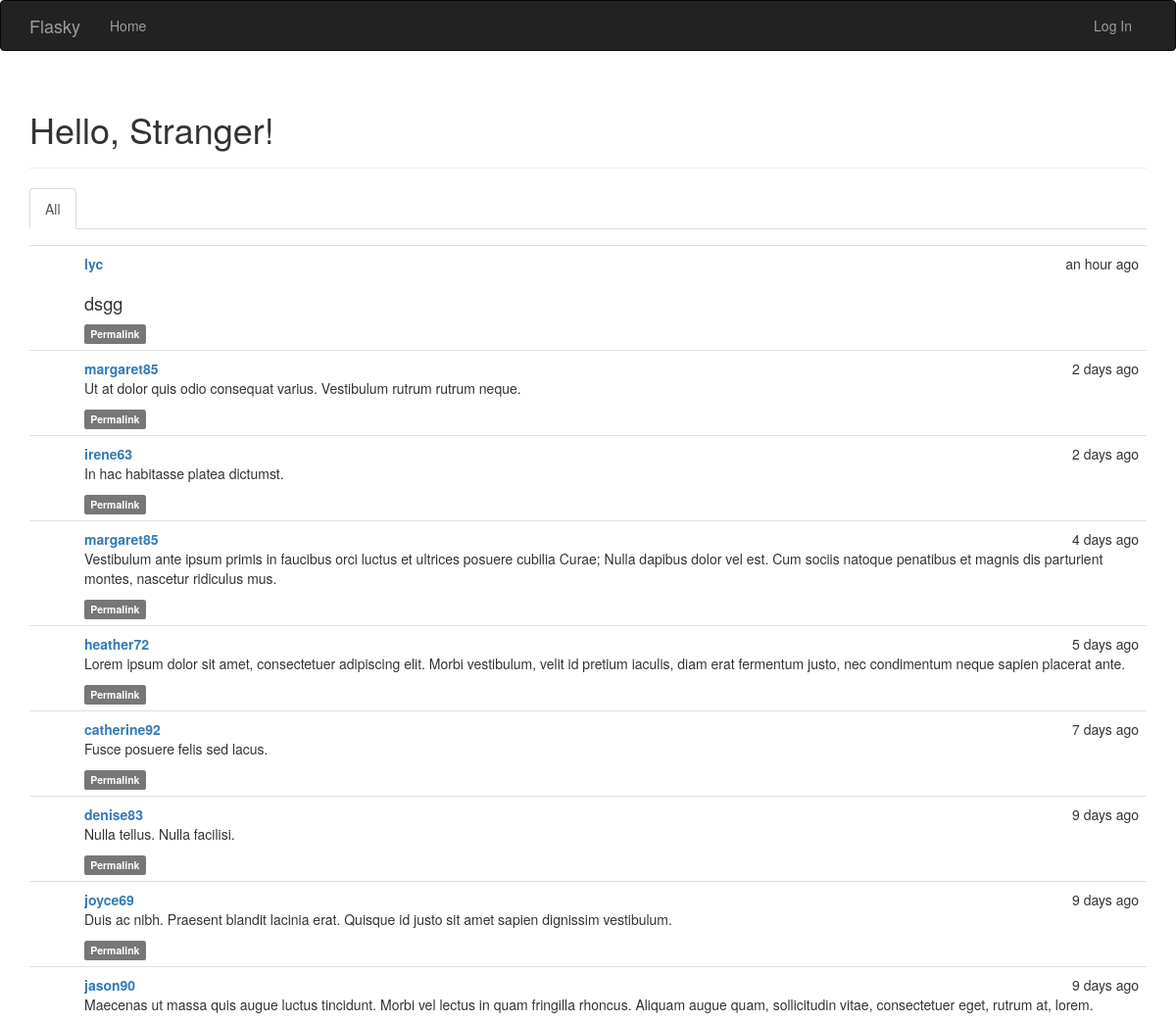
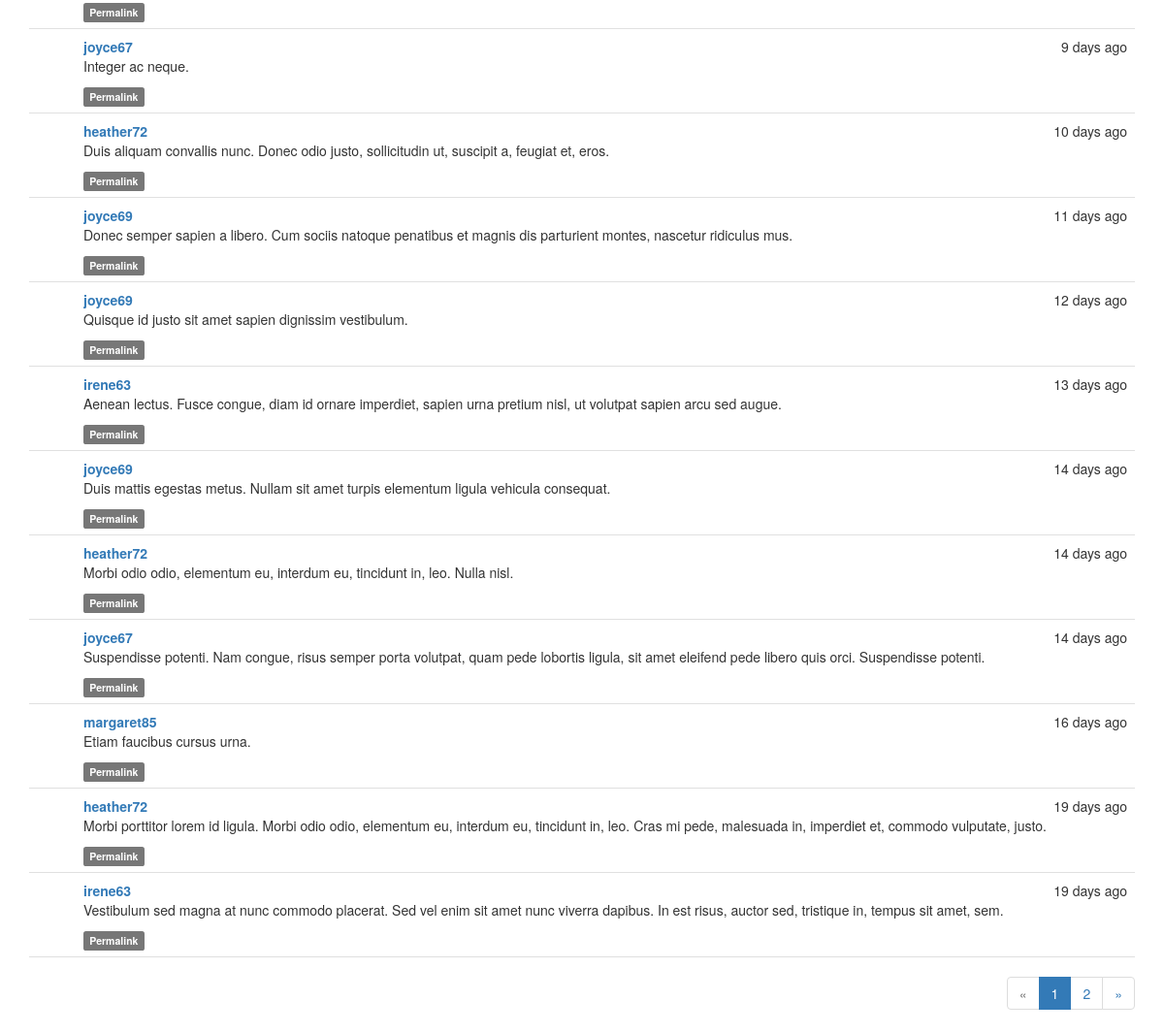
The page / on the database its author committed (2 pictures, top to bottom).
### app/models.py (models this page shows, shortened)
class Post(db.Model):
	__tablename__ = 'posts'
	id = db.Column(db.Integer, primary_key = True)
	body = db.Column(db.Text)
	timestamp = db.Column(db.DateTime, index = True, default = datetime.utcnow)
	author_id = db.Column(db.Integer, db.ForeignKey('users.id'))
	body_html = db.Column(db.Text)

class User(UserMixin, db.Model):
	__tablename__ = 'users'
	id = db.Column(db.Integer, primary_key=True)
	username = db.Column(db.String(64), unique=True, index=True)
	role_id = db.Column(db.Integer, db.ForeignKey('roles.id'))
	password_hash = db.Column(db.String(128))
	email = db.Column(db.String(64), unique = True, index = True)
	confirmed = db.Column(db.Boolean, default = False)
	name = db.Column(db.String(64))
	location = db.Column(db.String(64))
	about_me = db.Column(db.Text())
	member_since = db.Column(db.DateTime(), default = datetime.utcnow)
	last_seen = db.Column(db.DateTime(), default = datetime.utcnow)
	posts = db.relationship('Post', backref = 'author', lazy = 'dynamic')
	followed = db.relationship('Follow',
								foreign_keys = [Follow.follower_id],
								backref = db.backref('follower', lazy = 'joined'),
								lazy = 'dynamic',
								cascade = 'all, delete-orphan')
	followers = db.relationship('Follow',
								foreign_keys = [Follow.followed_id],
								backref = db.backref('followed', lazy = 'joined'),
								lazy = 'dynamic',
								cascade = 'all, delete-orphan')
	@property
	def password(self):
		raise AttributeError('password is not a readable attribute')

### app/main/views.py (the view)
@main.route('/', methods = ['GET', 'POST'])
def index():
	form = PostForm()
	if current_user.can(Permission.WRITE_ARTICLES) and \
			form.validate_on_submit():
		post = Post(body = form.body.data,
					author = current_user._get_current_object())
		db.session.add(post)
		return redirect(url_for('.index'))
	page = request.args.get('page', 1, type = int)
	show_followed = False
	if current_user.is_authenticated:
		show_followed = bool(request.cookies.get('show_followed', ''))
	if show_followed:
		query = current_user.followed_posts
	else:
		query = Post.query
	pagination = query.order_by(Post.timestamp.desc()).paginate(
		page, per_page = current_app.config['FLASKY_POSTS_PER_PAGE'],
		error_out = False)
	posts = pagination.items
	return render_template('index.html', form = form, posts = posts,
							show_followed = show_followed, pagination = pagination)

### app/auth/views.py (called while the page is built)
@auth.before_app_request
def before_request():
	if current_user.is_authenticated:
		current_user.ping()
		if not current_user.confirmed\
				and request.endpoint[:5] != 'auth.'\
				and request.endpoint != 'static':
			return redirect(url_for('auth.unconfirmed'))

### app/main/__init__.py (called while the page is built)
@main.app_context_processor
def inject_permission():
	return dict(Permission = Permission)

### app/models.py (called while the page is built)
	def can(self, permissions):
		return False

	def is_administrator(self):
		return False

### app/templates/index.html (shortened to what this page needs)
{% extends "base.html" %}
{% import "bootstrap/wtf.html" as wtf %}
{% import "_macros.html" as macros %}
{% block page_content %}
<div class="page-header">
	<h1>Hello, {% if current_user.is_authenticated %}{{ current_user.username }}{% else %}Stranger{% endif %}!</h1>
</div>
<div class="post-tabs">
	<ul class="nav nav-tabs">
		<li{% if not show_followed %} class="active"{% endif %}><a href="{{ url_for('.show_all') }}">All</a></li>
	</ul>
	{% include '_posts.html' %}
</div>
{% if pagination %}
<div class = "pagination">
	{{ macros.pagination_widget(pagination, '.index') }}
</div>
{% endif %}
{% endblock %}

### app/templates/_posts.html (shortened to what this page needs)
<ul class="posts">
	{% for post in posts %}
	<li class="post">
		<div class="post-content">
			<div class="post-date">{{ moment(post.timestamp).fromNow() }}</div>
			<div class="post-author"><a href="{{ url_for('.user', username=post.author.username) }}">{{ post.author.username }}</a></div>
			<div class="post-body">
				{% if post.body_html %}
					{{ post.body_html | safe }}
				{% else %}
					{{ post.body }}
				{% endif %}
			</div>
			<div class = "post-footer">
				<a href = "{{ url_for('.post', id = post.id) }}">
					<span class = "label label-default">Permalink</span>
				</a>
			</div>
		</div>
	</li>
	{% endfor %}
</ul>

### app/static/styles.css (style rules this page uses)
ul.posts { list-style-type: none; padding: 0px; margin: 16px 0px 0px 0px; border-top: 1px solid #e0e0e0; }
ul.posts li.post { padding: 8px; border-bottom: 1px solid #e0e0e0; }
div.post-date { float: right; }
div.post-author { font-weight: bold; }
div.post-content { margin-left: 48px; min-height: 48px; }
div.pagination { width: 100%; text-align: right; padding: 0px; margin: 0px; }
.post-body h2 { font-size: 130%; }

### rows shown on the page
Post: timestamp "an hour ago", author.username "lyc", body_html "dsgg"
Post: timestamp "2 days ago", author.username "margaret85", body_html "Ut at dolor quis odio consequat varius. Vestibulum rutrum rutrum neque."
Post: timestamp "2 days ago", author.username "irene63", body_html "In hac habitasse platea dictumst."
Post: timestamp "4 days ago", author.username "margaret85", body_html "Vestibulum ante ipsum primis in faucibus orci luctus et ultrices posuere cubilia Curae; Nulla dapibus dolor vel est. Cum sociis natoque penatibus et magnis dis parturient montes, nascetur ridiculus mus."
Post: timestamp "5 days ago", author.username "heather72", body_html "Lorem ipsum dolor sit amet, consectetuer adipiscing elit. Morbi vestibulum, velit id pretium iaculis, diam erat fermentum justo, nec condimentum neque sapien placerat ante."
Post: timestamp "7 days ago", author.username "catherine92", body_html "Fusce posuere felis sed lacus."
Post: timestamp "9 days ago", author.username "denise83", body_html "Nulla tellus. Nulla facilisi."
Post: timestamp "9 days ago", author.username "joyce69", body_html "Duis ac nibh. Praesent blandit lacinia erat. Quisque id justo sit amet sapien dignissim vestibulum."
Post: timestamp "9 days ago", author.username "jason90", body_html "Maecenas ut massa quis augue luctus tincidunt. Morbi vel lectus in quam fringilla rhoncus. Aliquam augue quam, sollicitudin vitae, consectetuer eget, rutrum at, lorem."
Post: timestamp "9 days ago", author.username "joyce67", body_html "Integer ac neque."
Post: timestamp "10 days ago", author.username "heather72", body_html "Duis aliquam convallis nunc. Donec odio justo, sollicitudin ut, suscipit a, feugiat et, eros."
Post: timestamp "11 days ago", author.username "joyce69", body_html "Donec semper sapien a libero. Cum sociis natoque penatibus et magnis dis parturient montes, nascetur ridiculus mus."
Post: timestamp "12 days ago", author.username "joyce69", body_html "Quisque id justo sit amet sapien dignissim vestibulum."
Post: timestamp "13 days ago", author.username "irene63", body_html "Aenean lectus. Fusce congue, diam id ornare imperdiet, sapien urna pretium nisl, ut volutpat sapien arcu sed augue."
Post: timestamp "14 days ago", author.username "joyce69", body_html "Duis mattis egestas metus. Nullam sit amet turpis elementum ligula vehicula consequat."
Post: timestamp "14 days ago", author.username "heather72", body_html "Morbi odio odio, elementum eu, interdum eu, tincidunt in, leo. Nulla nisl."
Post: timestamp "14 days ago", author.username "joyce67", body_html "Suspendisse potenti. Nam congue, risus semper porta volutpat, quam pede lobortis ligula, sit amet eleifend pede libero quis orci. Suspendisse potenti."
Post: timestamp "16 days ago", author.username "margaret85", body_html "Etiam faucibus cursus urna."
Post: timestamp "19 days ago", author.username "heather72", body_html "Morbi porttitor lorem id ligula. Morbi odio odio, elementum eu, interdum eu, tincidunt in, leo. Cras mi pede, malesuada in, imperdiet et, commodo vulputate, justo."
Post: timestamp "19 days ago", author.username "irene63", body_html "Vestibulum sed magna at nunc commodo placerat. Sed vel enim sit amet nunc viverra dapibus. In est risus, auctor sed, tristique in, tempus sit amet, sem."

### other values the page prints
{{ p }} "1"
{{ p }} "2"
